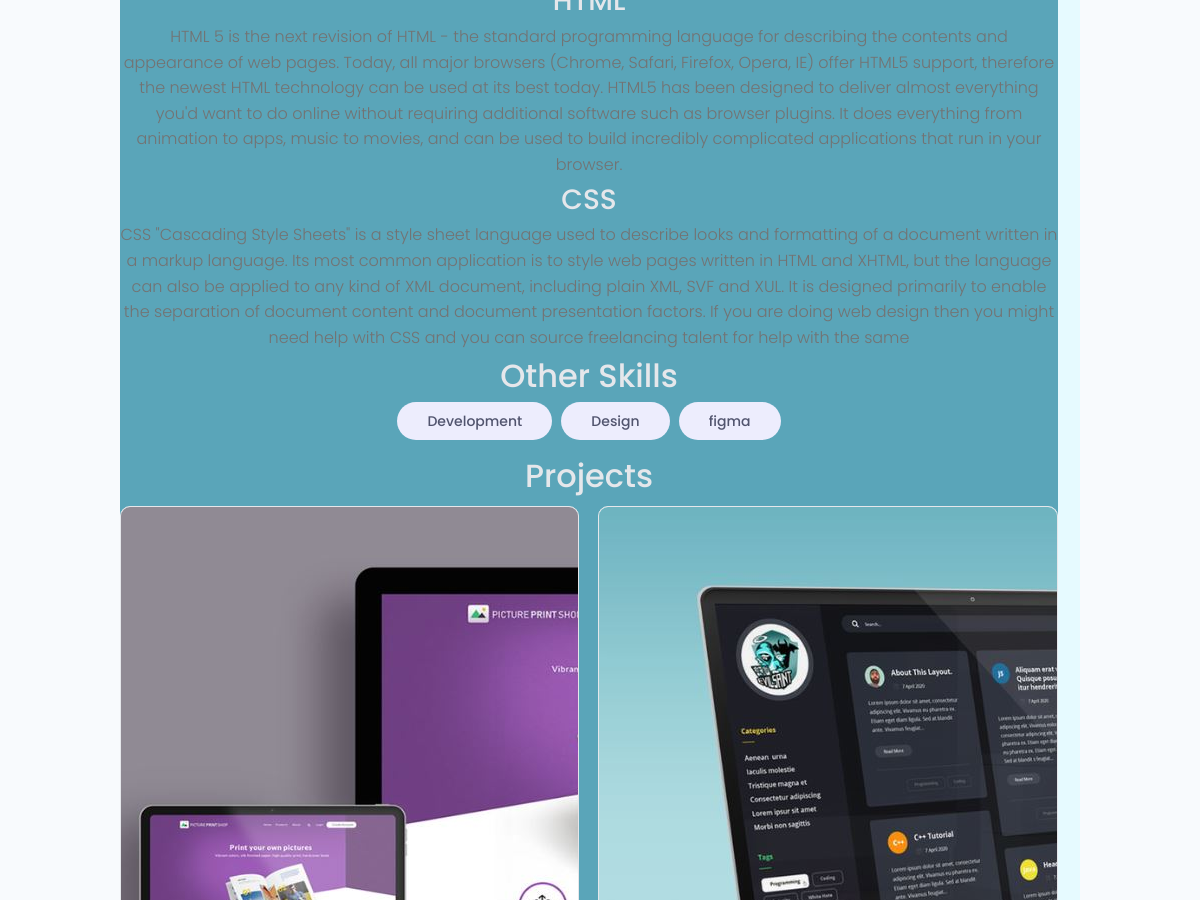
The app's page /profile/3/ (middle part), older data.
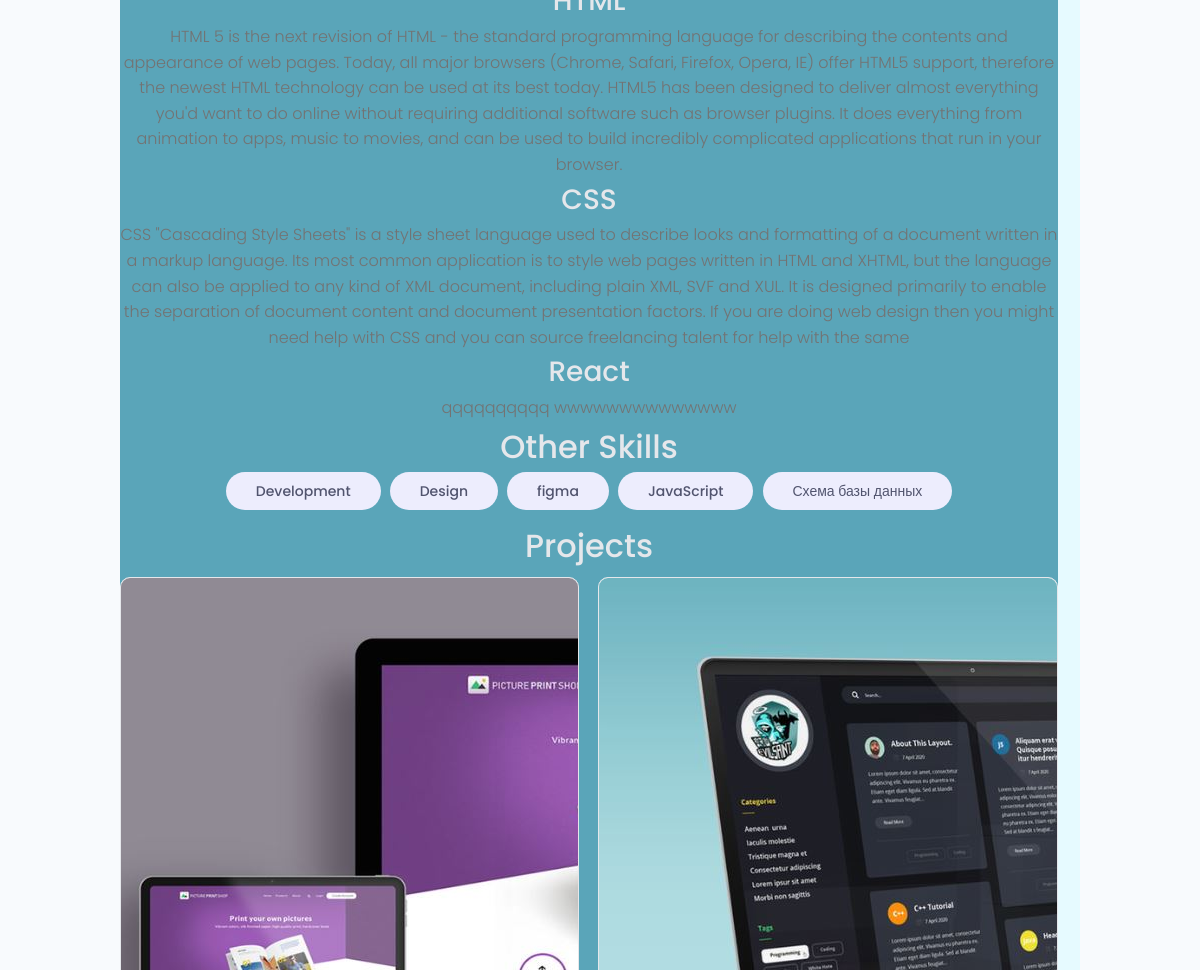
The same page, newer data.
### users/models.py (models this page shows)
class Skill(models.Model):
    owner = models.ForeignKey(Profile, on_delete=models.CASCADE, blank=True, null=True)
    name = models.CharField(max_length=200, blank=True, null=True)
    description = models.TextField(blank=True, null=True)
    created = models.DateTimeField(auto_now_add=True)
    def __str__(self):
        return f"{self.name}"

### projects/models.py (models this page shows, shortened)
class Project(models.Model):
    owner = models.ForeignKey(Profile, on_delete=models.SET_NULL, null=True, blank=True)
    title = models.CharField(max_length=200)
    description = models.TextField(null=True, blank=True)
    featured_image = models.ImageField(null=True, blank=True, upload_to="projects/%Y/%m/%d/", default="default.jpg")
    demo_link = models.CharField(max_length=2000, null=True, blank=True)
    source_link = models.CharField(max_length=2000, null=True, blank=True)
    tags = models.ManyToManyField('Tag', blank=True)
    vote_total = models.IntegerField(default=0, null=True, blank=True)
    vote_ratio = models.IntegerField(default=0, null=True, blank=True)
    created = models.DateTimeField(auto_now_add=True)
    class Meta:
        ordering = ['-vote_ratio', '-vote_total', 'title']

### users/views.py (the view)
# urls.py: path('profile/<str:pk>/', views.user_profile, name="user_profile"),
def user_profile(request, pk):
    prof = Profile.objects.get(id=pk)
    top_skills = prof.skill_set.exclude(description__exact="")
    other_skills = prof.skill_set.filter(description="")
    context = {
        'profile': prof,
        'top_skills': top_skills,
        'other_skills': other_skills
    }
    return render(request, 'users/profile.html', context)

### projects/models.py (called while the page is built)
    def __str__(self):
        return self.name

### users/templates/users/profile.html (shortened to what this page needs)
{% extends 'projects/base.html' %}
{% block content %}
  <main class="profile my-md">
    <div class="container">
      <div class="layout">
        <div class="column column--2of3">
          <div class="devInfo">
            <div class="devInfo__skills">
              {% for skill in top_skills %}
              <div class="devSkill">
                <h4 class="devSkill__title">{{ skill.name }}</h4>
                <p class="devSkill__info">
                  {{ skill.description }}
                </p>
              </div>
              {% endfor %}
              <h3 class="devInfo__subtitle">Other Skills</h3>
              <div class="devInfo__otherSkills">
                {% for skill in other_skills %}
                <span class="tag tag--pill tag--sub tag--lg">
                  <small>{{ skill }}</small>
                </span>
                {% endfor %}
              </div>
            </div>
          </div>
          <div class="devInfo">
            <h3 class="devInfo__title">Projects</h3>
            <div class="grid grid--two">
              {% for project in profile.project_set.all %}
              <div class="column">
                <div class="card project">
                  <a href="{% url 'project' project.id %}" class="project">
                    <img class="project__thumbnail" src="{{ project.featured_image.url }}" alt="project thumbnail" />
                  </a>
                </div>
              </div>
              {% endfor %}
            </div>
          </div>
        </div>
      </div>
    </div>
  </main>
{% endblock %}

Row changes from the older to the newer data that the page shows:
added Skill: name "React", description "qqqqqqqqqq wwwwwwwwwwwwww"
added Skill: name "JavaScript", shown under "Other Skills"
added Skill: name "Схема базы данных", shown under "Other Skills"
